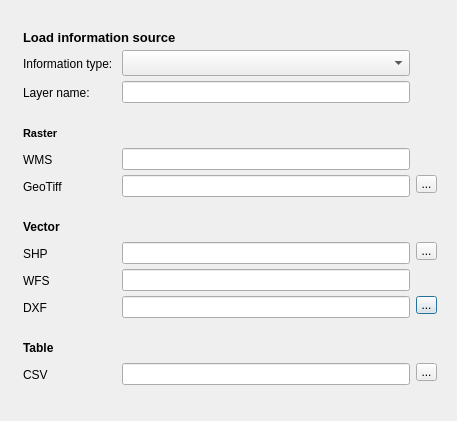
<?xml version="1.0" encoding="UTF-8"?>
<ui version="4.0">
 <class>InformationSource_dialog</class>
 <widget class="QDialog" name="InformationSource_dialog">
  <property name="geometry">
   <rect>
    <x>0</x>
    <y>0</y>
    <width>457</width>
    <height>421</height>
   </rect>
  </property>
  <property name="windowTitle">
   <string>Dialog</string>
  </property>
  <property name="styleSheet">
   <string notr="true"/>
  </property>
  <layout class="QVBoxLayout" name="verticalLayout">
   <item>
    <widget class="QWidget" name="gridWidget" native="true">
     <property name="styleSheet">
      <string notr="true">QPushButton {
	margin-bottom: 3px;
}

QLabel {
	margin-top: 2px;
}

#blind1 {
	border: none;
	color: rgb(237, 237, 237);
}

#blind2 {
	border: none;
	color: rgb(237, 237, 237);
}

#blind3 {
	border: none;
	color: rgb(237, 237, 237);
}

</string>
     </property>
     <layout class="QGridLayout" name="grid">
      <property name="verticalSpacing">
       <number>0</number>
      </property>
      <item row="9" column="2">
       <widget class="QPushButton" name="open_dxf_btn">
        <property name="maximumSize">
         <size>
          <width>21</width>
          <height>21</height>
         </size>
        </property>
        <property name="text">
         <string>...</string>
        </property>
       </widget>
      </item>
      <item row="9" column="1">
       <widget class="QLineEdit" name="dxf"/>
      </item>
      <item row="7" column="0">
       <widget class="QLabel" name="label_7">
        <property name="text">
         <string>SHP</string>
        </property>
       </widget>
      </item>
      <item row="4" column="1">
       <widget class="QLineEdit" name="wms"/>
      </item>
      <item row="5" column="0">
       <widget class="QLabel" name="label_6">
        <property name="text">
         <string>GeoTiff</string>
        </property>
       </widget>
      </item>
      <item row="8" column="0">
       <widget class="QLabel" name="label_8">
        <property name="text">
         <string>WFS</string>
        </property>
       </widget>
      </item>
      <item row="5" column="2">
       <widget class="QPushButton" name="open_geotiff_btn">
        <property name="maximumSize">
         <size>
          <width>21</width>
          <height>21</height>
         </size>
        </property>
        <property name="text">
         <string>...</string>
        </property>
       </widget>
      </item>
      <item row="7" column="2">
       <widget class="QPushButton" name="open_shapefile_btn">
        <property name="maximumSize">
         <size>
          <width>21</width>
          <height>21</height>
         </size>
        </property>
        <property name="text">
         <string>...</string>
        </property>
       </widget>
      </item>
      <item row="3" column="0" colspan="3">
       <widget class="QLabel" name="label_2">
        <property name="minimumSize">
         <size>
          <width>0</width>
          <height>25</height>
         </size>
        </property>
        <property name="maximumSize">
         <size>
          <width>16777215</width>
          <height>35</height>
         </size>
        </property>
        <property name="font">
         <font>
          <pointsize>8</pointsize>
          <weight>75</weight>
          <italic>false</italic>
          <bold>true</bold>
          <underline>false</underline>
         </font>
        </property>
        <property name="text">
         <string>Raster</string>
        </property>
        <property name="alignment">
         <set>Qt::AlignBottom|Qt::AlignLeading|Qt::AlignLeft</set>
        </property>
       </widget>
      </item>
      <item row="10" column="0" colspan="3">
       <widget class="QLabel" name="label_4">
        <property name="minimumSize">
         <size>
          <width>0</width>
          <height>25</height>
         </size>
        </property>
        <property name="maximumSize">
         <size>
          <width>16777215</width>
          <height>35</height>
         </size>
        </property>
        <property name="font">
         <font>
          <weight>75</weight>
          <italic>false</italic>
          <bold>true</bold>
          <underline>false</underline>
         </font>
        </property>
        <property name="text">
         <string>Table</string>
        </property>
        <property name="alignment">
         <set>Qt::AlignBottom|Qt::AlignLeading|Qt::AlignLeft</set>
        </property>
       </widget>
      </item>
      <item row="11" column="2">
       <widget class="QPushButton" name="open_csv_btn">
        <property name="maximumSize">
         <size>
          <width>21</width>
          <height>21</height>
         </size>
        </property>
        <property name="text">
         <string>...</string>
        </property>
       </widget>
      </item>
      <item row="9" column="0">
       <widget class="QLabel" name="label_9">
        <property name="text">
         <string>DXF</string>
        </property>
       </widget>
      </item>
      <item row="8" column="1">
       <widget class="QLineEdit" name="wfs"/>
      </item>
      <item row="7" column="1">
       <widget class="QLineEdit" name="shapefile"/>
      </item>
      <item row="6" column="0" colspan="3">
       <widget class="QLabel" name="label_3">
        <property name="minimumSize">
         <size>
          <width>0</width>
          <height>25</height>
         </size>
        </property>
        <property name="maximumSize">
         <size>
          <width>16777215</width>
          <height>35</height>
         </size>
        </property>
        <property name="font">
         <font>
          <weight>75</weight>
          <italic>false</italic>
          <bold>true</bold>
          <underline>false</underline>
         </font>
        </property>
        <property name="text">
         <string>Vector</string>
        </property>
        <property name="alignment">
         <set>Qt::AlignBottom|Qt::AlignLeading|Qt::AlignLeft</set>
        </property>
       </widget>
      </item>
      <item row="1" column="0">
       <widget class="QLabel" name="label">
        <property name="maximumSize">
         <size>
          <width>16777215</width>
          <height>32</height>
         </size>
        </property>
        <property name="text">
         <string>Information type:</string>
        </property>
       </widget>
      </item>
      <item row="4" column="0">
       <widget class="QLabel" name="label_5">
        <property name="text">
         <string>WMS</string>
        </property>
       </widget>
      </item>
      <item row="2" column="0">
       <widget class="QLabel" name="label_11">
        <property name="text">
         <string>Layer name:</string>
        </property>
       </widget>
      </item>
      <item row="5" column="1">
       <widget class="QLineEdit" name="geotiff"/>
      </item>
      <item row="11" column="0">
       <widget class="QLabel" name="label_10">
        <property name="text">
         <string>CSV</string>
        </property>
       </widget>
      </item>
      <item row="11" column="1">
       <widget class="QLineEdit" name="csv"/>
      </item>
      <item row="1" column="1">
       <widget class="QComboBox" name="extension_dropdown">
        <property name="maximumSize">
         <size>
          <width>16777215</width>
          <height>26</height>
         </size>
        </property>
       </widget>
      </item>
      <item row="0" column="0" colspan="3">
       <widget class="QLabel" name="label_12">
        <property name="maximumSize">
         <size>
          <width>16777215</width>
          <height>20</height>
         </size>
        </property>
        <property name="font">
         <font>
          <pointsize>10</pointsize>
          <weight>75</weight>
          <bold>true</bold>
          <underline>false</underline>
         </font>
        </property>
        <property name="text">
         <string>Load information source</string>
        </property>
        <property name="alignment">
         <set>Qt::AlignLeading|Qt::AlignLeft|Qt::AlignTop</set>
        </property>
       </widget>
      </item>
      <item row="2" column="1">
       <widget class="QLineEdit" name="layer_name"/>
      </item>
      <item row="4" column="2">
       <widget class="QPushButton" name="blind2">
        <property name="maximumSize">
         <size>
          <width>21</width>
          <height>21</height>
         </size>
        </property>
        <property name="text">
         <string/>
        </property>
        <property name="flat">
         <bool>false</bool>
        </property>
       </widget>
      </item>
      <item row="2" column="2">
       <widget class="QPushButton" name="blind1">
        <property name="maximumSize">
         <size>
          <width>21</width>
          <height>21</height>
         </size>
        </property>
        <property name="text">
         <string/>
        </property>
        <property name="checkable">
         <bool>false</bool>
        </property>
        <property name="autoDefault">
         <bool>true</bool>
        </property>
        <property name="flat">
         <bool>false</bool>
        </property>
       </widget>
      </item>
      <item row="8" column="2">
       <widget class="QPushButton" name="blind3">
        <property name="maximumSize">
         <size>
          <width>21</width>
          <height>21</height>
         </size>
        </property>
        <property name="text">
         <string/>
        </property>
        <property name="flat">
         <bool>false</bool>
        </property>
       </widget>
      </item>
     </layout>
    </widget>
   </item>
   <item>
    <widget class="QDialogButtonBox" name="buttonBox">
     <property name="orientation">
      <enum>Qt::Horizontal</enum>
     </property>
     <property name="standardButtons">
      <set>QDialogButtonBox::NoButton</set>
     </property>
    </widget>
   </item>
  </layout>
 </widget>
 <resources/>
 <connections>
  <connection>
   <sender>buttonBox</sender>
   <signal>accepted()</signal>
   <receiver>InformationSource_dialog</receiver>
   <slot>accept()</slot>
   <hints>
    <hint type="sourcelabel">
     <x>248</x>
     <y>254</y>
    </hint>
    <hint type="destinationlabel">
     <x>157</x>
     <y>274</y>
    </hint>
   </hints>
  </connection>
  <connection>
   <sender>buttonBox</sender>
   <signal>rejected()</signal>
   <receiver>InformationSource_dialog</receiver>
   <slot>reject()</slot>
   <hints>
    <hint type="sourcelabel">
     <x>316</x>
     <y>260</y>
    </hint>
    <hint type="destinationlabel">
     <x>286</x>
     <y>274</y>
    </hint>
   </hints>
  </connection>
 </connections>
</ui>
